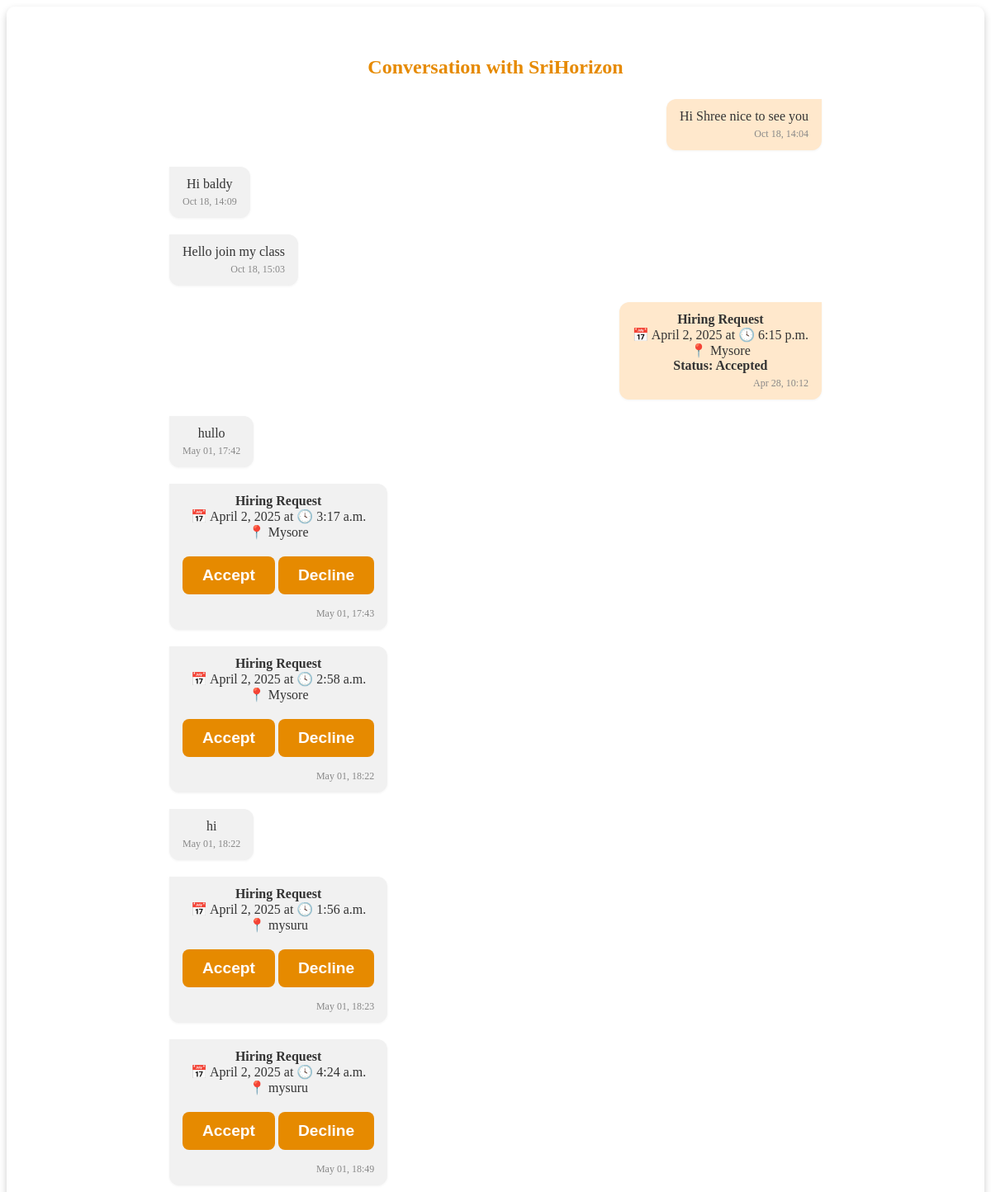
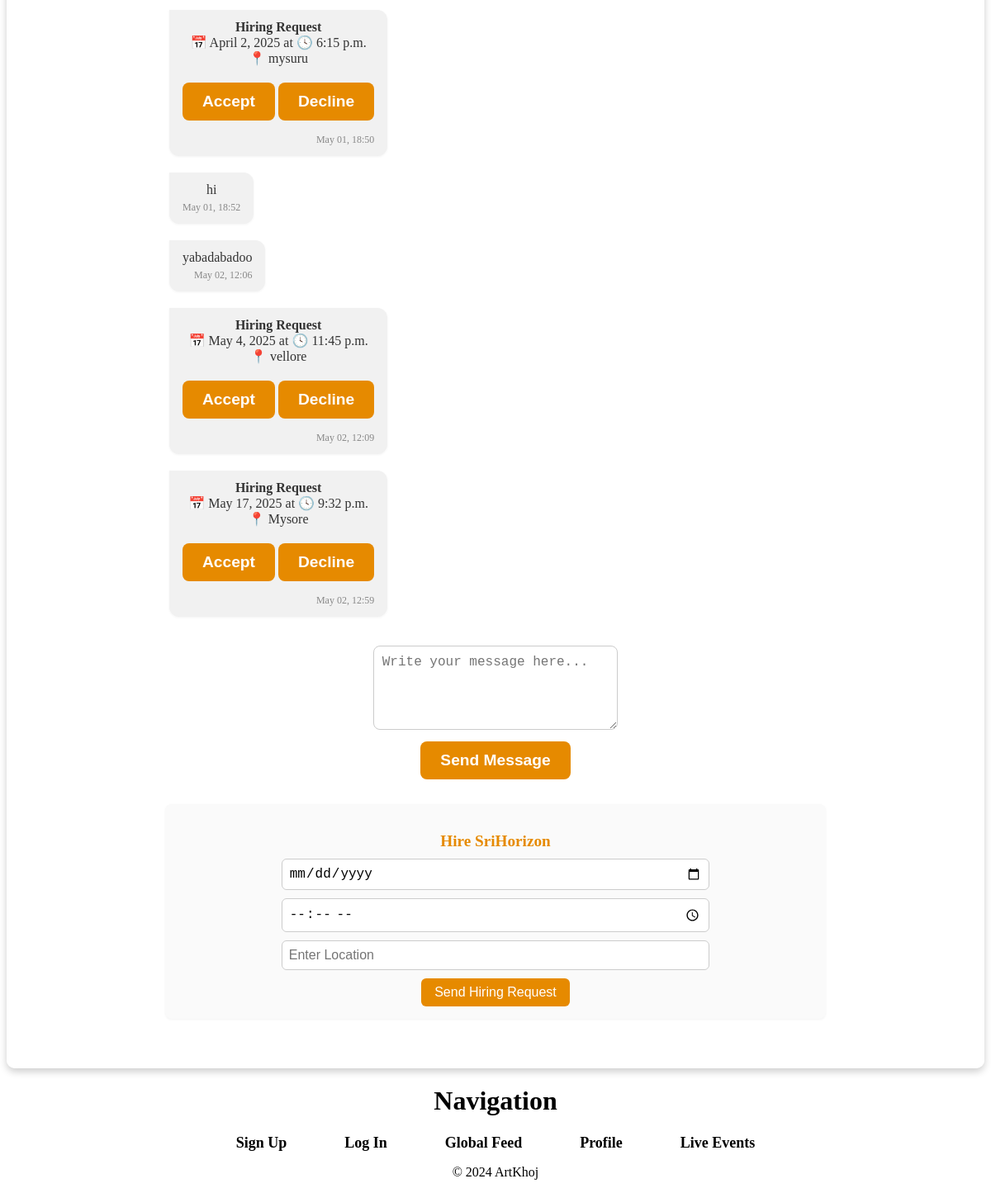
The app's page /users/message_thread/6/ (signed in) with its own data (2 pictures, top to bottom).
### users/models.py (models this page shows, shortened)
class Message(models.Model):
    sender = models.ForeignKey(User, related_name='sent_messages', on_delete=models.CASCADE)
    recipient = models.ForeignKey(User, related_name='received_messages', on_delete=models.CASCADE)
    content = models.TextField()
    timestamp = models.DateTimeField(auto_now_add=True)
    is_read = models.BooleanField(default=False)
    date = models.DateField(null=True, blank=True)
    time = models.TimeField(null=True, blank=True)
    location = models.CharField(max_length=255, null=True, blank=True)
    hiring_status = models.CharField(max_length=10, choices=[
        ('none', 'None'),
        ('pending', 'Pending'),
        ('accepted', 'Accepted'),
        ('declined', 'Declined'),
    ], default='none')

### users/views.py (the view, shortened to what this page needs)
# urls.py: path('message_thread/<int:user_id>/', views.message_thread, name='message-thread'),
@login_required
def message_thread(request, user_id):
    other_user = get_object_or_404(User, id=user_id)
    messages_qs = (
        Message.objects.filter(
            sender__in=[request.user, other_user],
            recipient__in=[request.user, other_user]
        )
        .select_related('sender', 'recipient')   # ← added
        .order_by('timestamp')
    )
    return render(request, 'users/message_thread.html', {
        'messages_qs': messages_qs,
        'other_user': other_user,
        'today_date': today,
    })

### users/templates/users/message_thread.html (shortened to what this page needs)
{% extends 'users/base.html' %}
{% block content %}
<div class="thread-wrapper">
<div class="message-thread-container">
    <h2 class="thread-heading">Conversation with {{ other_user.username }}</h2>
    <div class="chat-window">
        {% if messages_qs %}
        {% for message in messages_qs %}
        <div class="chat-bubble {% if message.sender == request.user %}chat-right{% else %}chat-left{% endif %}">
            {% if message.hiring_status != 'none' %}
                <p class="chat-text">
                    <strong>Hiring Request</strong><br>
                    📅 {{ message.date }} at 🕓 {{ message.time }} <br>
                    📍 {{ message.location }} <br>
                    {% if message.hiring_status == 'pending' and message.recipient == request.user %}
                        <form method="post" style="margin-top:10px;">
                            <button type="submit" name="hiring_action" value="accept" class="styled-button">Accept</button>
                            <button type="submit" name="hiring_action" value="decline" class="styled-button">Decline</button>
                        </form>
                    {% else %}
                        <strong>Status: {{ message.hiring_status|capfirst }}</strong>
                    {% endif %}
                </p>
            {% else %}
                <p class="chat-text">{{ message.content }}</p>
            {% endif %}
            <span class="chat-timestamp">{{ message.timestamp|date:"M d, H:i" }}</span>
        </div>
    {% endfor %}
    {% endif %}
    <div class="message-form">
        <form method="post" action="{% url 'message-thread' other_user.id %}">
            <textarea name="content" placeholder="Write your message here..." required></textarea>
            <button type="submit" class="styled-button">Send Message</button>
        </form>
    </div>
    <div class="hire-form-container">
        <h3 class="hire-form-heading">Hire {{ other_user.username }}</h3>
        <form method="post" action="{% url 'message-thread' other_user.id %}" class="hire-form">
            <input type="date" name="date" required class="hire-input" min="{{ today_date }}">
            <input type="time" name="time" required class="hire-input">
            <input type="text" name="location" placeholder="Enter Location" required class="hire-input">
            <button type="submit" class="hire-submit-button">Send Hiring Request</button>
        </form>
    </div>
</div>
</div>
</div>
{% endblock %}

### users/static/users/styles.css (style rules this page uses)
.styled-button { background-color: #e68a00; color: #000; font-size: 1.2rem; padding: 12px 24px; border: none; border-radius: 5px; cursor: pointer; margin-top: 10px; transition: background-color 0.3s ease-in-out; }
.styled-button { background-color: #e68a00; color: #fff; font-size: 1.2rem; font-weight: bold; padding: 12px 24px; border-radius: 8px; cursor: pointer; transition: all 0.3s ease-in-out; border: none; margin-top: 10px; }
.message-thread-container { max-width: 800px; margin: 0 auto; padding: 20px; }
.thread-heading { text-align: center; color: #e68a00; margin-bottom: 20px; font-weight: bold; }
.chat-window { display: flex; flex-direction: column; gap: 10px; margin-bottom: 20px; }
.chat-bubble { max-width: 60%; padding: 12px 16px; border-radius: 12px; margin: 5px; background-color: #f5f5f5; box-shadow: 0px 1px 3px rgba(0,0,0,0.05); color: #333; word-wrap: break-word; }
.chat-left { background-color: #f1f1f1; align-self: flex-start; border-top-left-radius: 0; }
.chat-right { background-color: #ffe8cc; align-self: flex-end; border-top-right-radius: 0; }
.chat-text { font-size: 1rem; color: #333; margin: 0 0 4px 0; }
.chat-timestamp { font-size: 0.75rem; color: #888; text-align: right; margin-top: 5px; display: block; }
.message-form { display: flex; justify-content: center; align-items: center; gap: 10px; margin-top: 20px; }
.message-form textarea { width: 65%; height: 80px; padding: 10px; font-size: 1rem; border: 1px solid #ccc; border-radius: 8px; resize: vertical; }
.thread-wrapper { width: 100%; max-width: 100%; }
.thread-wrapper .message-thread-container { width: 80%; margin: 0 auto; }
.hire-form-container { margin-top: 20px; padding: 15px; background-color: #fafafa; border-radius: 8px; box-shadow: 0px 1px 3px rgba(0, 0, 0, 0.05); text-align: center; }
.hire-form-heading { font-size: 1.2rem; color: #e68a00; margin-bottom: 10px; }
.hire-form { display: flex; flex-direction: column; align-items: center; gap: 10px; }
.hire-input { width: 65%; padding: 8px; font-size: 1rem; border: 1px solid #ccc; border-radius: 6px; }
.hire-submit-button { padding: 8px 16px; font-size: 1rem; background-color: #e68a00; color: #fff; border: none; border-radius: 6px; cursor: pointer; }

### records on screen
Message: content "Hi Shree nice to see you", timestamp "Oct 18, 14:04"
Message: content "Hi baldy", timestamp "Oct 18, 14:09"
Message: content "Hello join my class", timestamp "Oct 18, 15:03"
Message: date "April 2, 2025", time "6:15 p.m.", location "Mysore", hiring_status "Accepted", timestamp "Apr 28, 10:12"
Message: content "hullo", timestamp "May 01, 17:42"
Message: date "April 2, 2025", time "3:17 a.m.", location "Mysore", timestamp "May 01, 17:43"
Message: date "April 2, 2025", time "2:58 a.m.", location "Mysore", timestamp "May 01, 18:22"
Message: content "hi", timestamp "May 01, 18:22"
Message: date "April 2, 2025", time "1:56 a.m.", location "mysuru", timestamp "May 01, 18:23"
Message: date "April 2, 2025", time "4:24 a.m.", location "mysuru", timestamp "May 01, 18:49"
Message: date "April 2, 2025", time "6:15 p.m.", location "mysuru", timestamp "May 01, 18:50"
Message: content "hi", timestamp "May 01, 18:52"
Message: content "yabadabadoo", timestamp "May 02, 12:06"
Message: date "May 4, 2025", time "11:45 p.m.", location "vellore", timestamp "May 02, 12:09"
Message: date "May 17, 2025", time "9:32 p.m.", location "Mysore", timestamp "May 02, 12:59"

### other values on screen
{{ other_user.username }} "SriHorizon"
